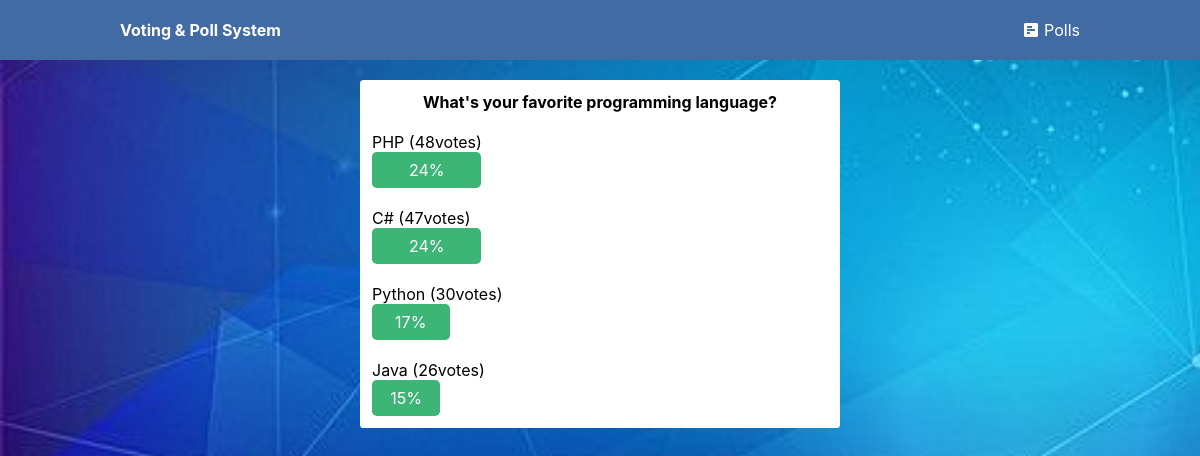
/result.php?id=1, run on the app's committed database.
### tables this page shows
CREATE TABLE `polls` (
  `id` int(11) NOT NULL,
  `title` text NOT NULL,
  `desc` text NOT NULL
);

CREATE TABLE `poll_answers` (
  `id` int(11) NOT NULL,
  `poll_id` int(11) NOT NULL,
  `title` text NOT NULL,
  `votes` int(11) NOT NULL DEFAULT 0
);

### result.php (the view, shortened to what this page needs)
<?php
	include 'functions.php';
	template_header('PHP results vote');
?>
<br>
<article>
	<?php
	$id_page = $_GET['id'];
	$result = mysqli_query($conection, "SELECT title FROM polls WHERE id = $id_page") or die("Error:".mysqli_error($conection));
	$Poll_title = mysqli_fetch_assoc($result);
	$Poll_title = $Poll_title['title'];
	print '<h1>'.$Poll_title.'</h1>';
	$query   = "SELECT * FROM poll_answers
				WHERE poll_id = $id_page
				ORDER BY votes DESC";
	$result  = mysqli_query($conection, $query) or die("Error: ".mysqli_error($conection));
	while($polls_answers = mysqli_fetch_assoc($result) ){
		$query = "SELECT SUM(votes) AS suma FROM poll_answers
		WHERE poll_id = 1";
		$result_vot = mysqli_query($conection, $query) or die("Error: ".mysqli_error($conection) );
		$result_vot = mysqli_fetch_assoc($result_vot);
		$result_vot = intval($result_vot['suma']);
		$result_vot = calculate_procent(intval($polls_answers['votes']), $result_vot);
		print "<br>".$polls_answers['title']." (".$polls_answers['votes']."votes)";
		print '<br><div style="width: '.$result_vot.'%;" class="result_vot">'.$result_vot.'%</div>';
	}
	function calculate_procent($answer, $sum){
		$pr_sum  = $answer;
		$pr_sum += $sum;
		return round( ($answer * 100.0 / $pr_sum) );
	}
	?>
</article>
<?php
	template_footer();
?>

### functions.php (shortened to what this page needs)
<?php
function template_header($title) {
echo <<<EOT
	<!DOCTYPE html>
	<html>
		<head>
			<meta charset="utf-8">
			<title>$title</title>
			<link href="css/main.css" rel="stylesheet" type="text/css">
			<link rel="stylesheet" href="https://use.fontawesome.com/releases/v5.7.1/css/all.css">
		</head>
		<body>
	    <nav>
	    	<div class="content_to_center">
	    		<h1>Voting & Poll System</h1>
	        	<a href="index.php"><i class="fas fa-poll-h"></i>Polls</a>
	        </div>
	    </nav>
EOT;
}
function template_footer() {
echo <<<EOT
	    </body>
	</html>
EOT;
}

### css/main.css (style rules this page uses)
* { margin: 0; padding: 0; outline: none; box-sizing: border-box; font-size: 16px; font-family: -apple-system, BlinkMacSystemFont, "segoe ui", roboto, oxygen, ubuntu, cantarell, "fira sans", "droid sans", "helvetica neue", Arial, sans-serif; }
body { background-color: lightblue; background-image: url(../img/backgrounds/result_bg.jpg); background-repeat: no-repeat; background-size: cover; height: 100vh; }
a { text-decoration: none; }
article, form { background-color: white; padding: 2vw; }
.content_to_center { width: 80%; margin: 0 auto; }
nav { background-color: #426BA4; padding: 2.5vh 0; color: white; }
nav div { display: flex; justify-content: space-between; }
nav a { color: white; }
nav a i { margin-right: 0.5vw; }

### result.php (style rules this page uses)
div.result_vot { background-color: #3DB577; border-radius: 0.4vw; text-align: center; color: white; padding: 1vh 0; }
article { width: 40%; margin: 0 auto; padding: 1vw; background-color: white; border-radius: 0.3vw; }
article > h1 { width: 100%; text-align: center; }

### data on the page
polls: title "What's your favorite programming language?"
poll_answers: title "PHP", votes "48", result_vot "24"
poll_answers: title "C#", votes "47", result_vot "24"
poll_answers: title "Python", votes "30", result_vot "17"
poll_answers: title "Java", votes "26", result_vot "15"
